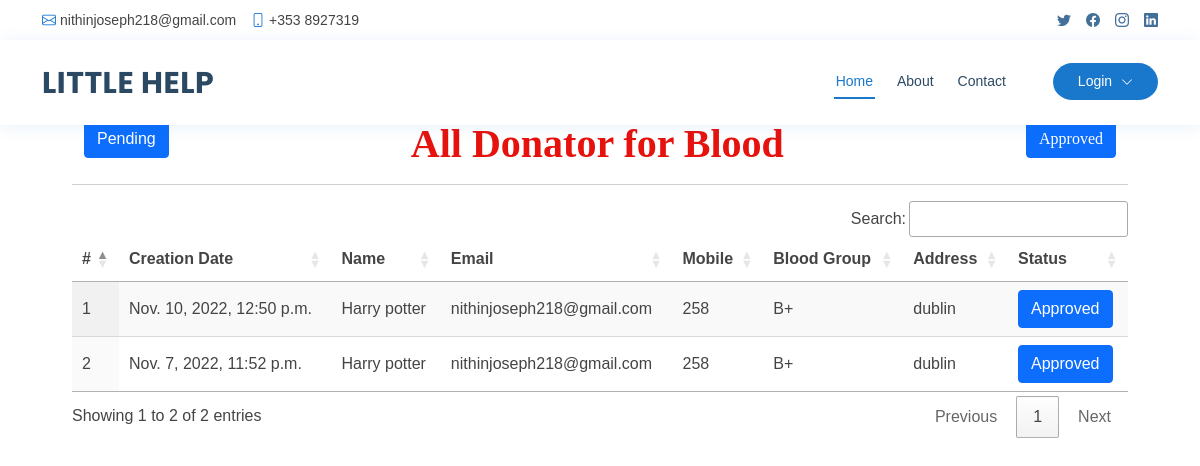
The page /donator_blood on the database its author committed.
### blood_app/models.py (models this page shows, shortened)
class Blood_Donation(models.Model):
    status = models.CharField(max_length=100, null=True, blank=True)
    user = models.ForeignKey(UserProfile, on_delete=models.CASCADE, null=True, blank=True)
    blood_group = models.ForeignKey(Category, on_delete=models.CASCADE, null=True, blank=True)
    place = models.CharField(max_length=100, null=True, blank=True)
    purpose = models.CharField(max_length=100, null=True, blank=True)
    created = models.DateTimeField(auto_now=True,null=True)
    active = models.BooleanField(null=True, blank=True, default=False)

class UserProfile(models.Model):
    user = models.ForeignKey(User, on_delete=models.CASCADE, null=True)
    contact = models.CharField(max_length=100, null=True)
    address = models.CharField(max_length=100, null=True)
    blood_group = models.ForeignKey(Category, on_delete=models.CASCADE, null=True, blank=True)
    dob = models.DateField(null=True)
    image = models.FileField(null=True)

class Category(models.Model):
    name = models.CharField(max_length=100, null=True, blank=True)
    def __str__(self):
        return self.name

### blood_app/views.py (the view)
# urls.py: path('donator_blood', donator_blood, name='donator_blood'),
def donator_blood(request):
    mydata = request.GET.get('action',0)
    data = Blood_Donation.objects.filter(purpose="Blood Donor")
    if mydata:
        data = data.filter(status=mydata)
    return render(request, 'donator_blood.html', {'data':data})

### blood_app/templates/donator_blood.html (shortened to what this page needs)
{% extends 'index.html' %}
{% load static %}
{% block body %}
<div class="container-fluid" style="width:90%;margin-top:10%">
                    <div class="container-fluid">
                      <a href="/donator_blood?action=Pending">
                        <button type="button" class="btn btn-primary pull-left">Pending</button>
                      </a>
                        <h1 align="center" style="font-weight:bold;font-family : 'Monotype Corsiva' ; color : #E6120E ;margin-top:4%">
                          {% if request.GET.action %} {{request.GET.action}} {% else %} All{% endif %} Donator for Blood
                      <a href="/donator_blood?action=Approved">
                        <button type="button" class="btn btn-primary pull-right">Approved</button>
                      </a>
                        </h1>
                         </div><hr>
                                <table id="example" class="display" style="width:100%">
                                  <thead>
                                    <tr>
                                      <th>#</th>
                                      <th>Creation Date</th>
                                      <th>Name</th>
                                      <th>Email</th>
                                      <th>Mobile</th>
                                      <th>Blood Group</th>
                                      <th>Address</th>
                                      <th>Status</th>
                                  </tr>
                              </thead>
                              <tbody>
                              {% for i in data %}
                                <tr>
                                  <td>{{forloop.counter}}</td>
                                  <td>{{i.created}}</td>
                                  <td>{{i.user.user.first_name}} {{i.user.user.last_name}}</td>
                                  <td>{{i.user.user.email}}</td>
                                  <td>{{i.user.contact}}</td>
                                  <td>{{i.blood_group}}</td>
                                  <td>{{i.place}}</td>
                                  <td>
                                    <a href="/change_status/{{i.id}}/?data={{request.get_full_path}}">
                                      <button type="button" class="btn btn-primary">{% if i.status == "Approved" %}Approved{% else %}Pending{% endif %} </button>
                                    </a>
                                  </td>
                              </tr>
                              {% endfor %}
                          </tbody>
                      </table>
                  </div>
{% endblock %}

### blood_app/static/css/style.css (style rules this page uses)
body { font-family: "Open Sans", sans-serif; color: #444444; }
a { color: #1977cc; text-decoration: none; }
h1, h2, h3, h4, h5, h6 { font-family: "Raleway", sans-serif; }

### blood_app/templates/donator_blood.html (style rules this page uses)
body { font-family: Arial, Helvetica, sans-serif; }

### rows shown on the page
Blood_Donation: created "Nov. 10, 2022, 12:50 p.m.", user.user.first_name "Harry", user.user.last_name "potter", user.user.email "nithinjoseph218@gmail.com", user.contact "258", blood_group "B+", place "dublin", status "Approved"
Blood_Donation: created "Nov. 7, 2022, 11:52 p.m.", user.user.first_name "Harry", user.user.last_name "potter", user.user.email "nithinjoseph218@gmail.com", user.contact "258", blood_group "B+", place "dublin", status "Approved"
